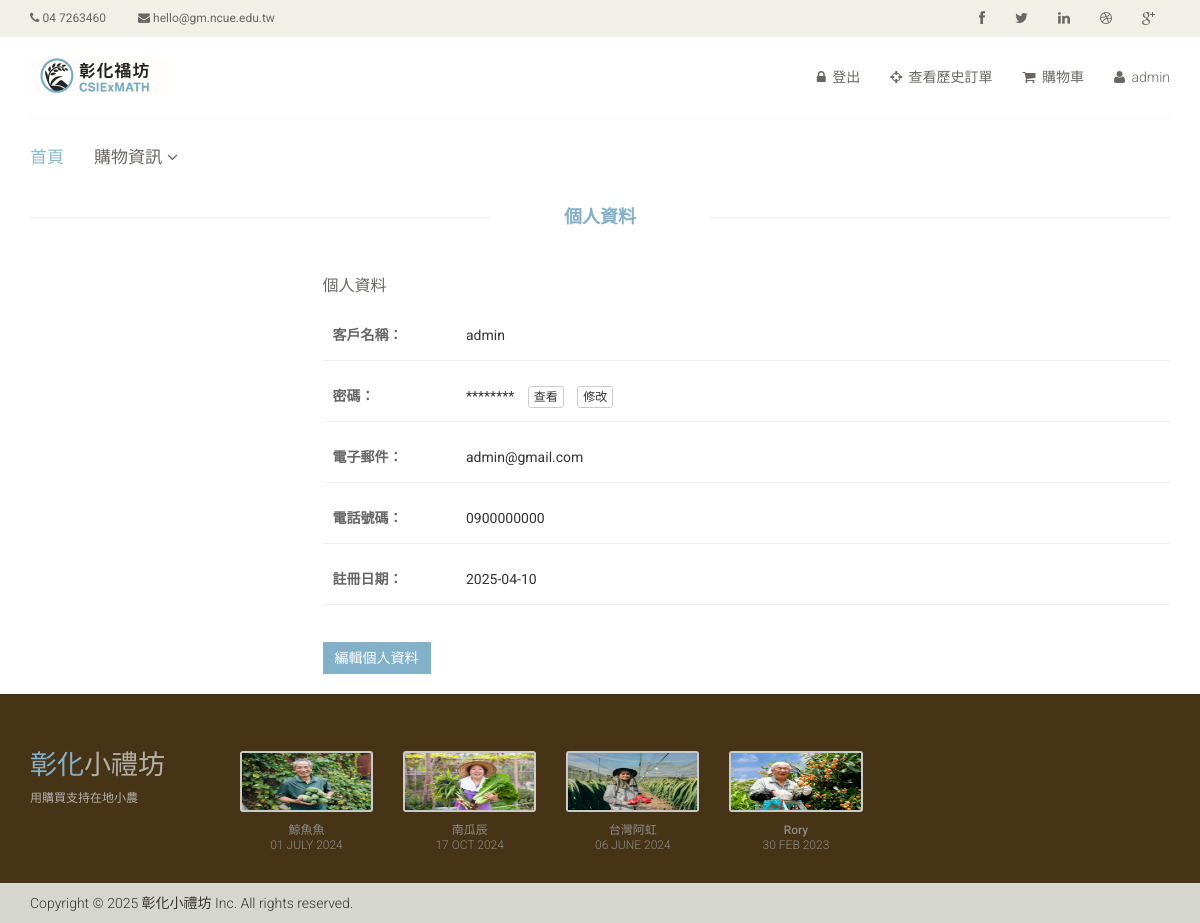
Screenshot of /profile.php (signed in) with the database file from the repository.
### tables this page shows
CREATE TABLE `members` (
  `member_id` varchar(255) NOT NULL,
  `username` varchar(255) NOT NULL,
  `email` varchar(255) DEFAULT NULL,
  `password` varchar(255) DEFAULT NULL,
  `phone` varchar(11) NOT NULL,
  `register_date` date NOT NULL
);

### profile.php (the view, shortened to what this page needs)
<?php
include('db_connection.php');
$username = $_SESSION['username'];
$query = "SELECT * FROM members WHERE username = '$username'";
$result = mysqli_query($conn, $query);
$user_data = mysqli_fetch_assoc($result);
?>
<!DOCTYPE html>
<html lang="en">
<head>
    <link href="css/bootstrap.min.css" rel="stylesheet">
    <link href="css/font-awesome.min.css" rel="stylesheet">
    <link href="css/prettyPhoto.css" rel="stylesheet">
    <link href="css/price-range.css" rel="stylesheet">
    <link href="css/animate.css" rel="stylesheet">
    <link href="css/main.css" rel="stylesheet">
    <link href="css/responsive.css" rel="stylesheet">
    <link href="css/personal_info.css" rel="stylesheet">
</head>
<body>
    <header id="header">
        <div class="header_top">
            <div class="container">
                <div class="row">
                    <div class="col-sm-6">
                        <div class="contactinfo">
                            <ul class="nav nav-pills">
                                <li><a href="#"><i class="fa fa-phone"></i> 04 7263460</a></li>
                                <li><a href="#"><i class="fa fa-envelope"></i> hello@gm.ncue.edu.tw</a></li>
                            </ul>
                        </div>
                    </div>
                    <div class="col-sm-6">
                        <div class="social-icons pull-right">
                            <ul class="nav navbar-nav">
                                <li><a href=""><i class="fa fa-facebook"></i></a></li>
                                <li><a href=""><i class="fa fa-twitter"></i></a></li>
                                <li><a href=""><i class="fa fa-linkedin"></i></a></li>
                                <li><a href=""><i class="fa fa-dribbble"></i></a></li>
                                <li><a href=""><i class="fa fa-google-plus"></i></a></li>
                            </ul>
                        </div>
                    </div>
                </div>
            </div>
        </div>
        <div class="header-middle">
            <div class="container">
                <div class="row">
                    <div class="col-sm-4">
                        <div class="logo pull-left">
                            <a href="index.php"><img src="images/home/logo.png" alt="" /></a>
                        </div>
                    </div>
                    <div class="col-sm-8">
                        <div class="shop-menu pull-right">
                            <ul class="nav navbar-nav">
                                <?php
								echo "<li><a href=\"logout.php\"><i class=\"fa fa-lock\"></i> 登出</a></li>";
								echo "<li><a href=\"historical_orders.php\"><i class=\"fa fa-crosshairs\"></i> 查看歷史訂單</a></li>";
								echo "<li><a href=\"cart.php\"><i class=\"fa fa-shopping-cart\"></i> 購物車</a></li>";
								echo "<li><a href=\"profile.php\"><i class=\"fa fa-user\"></i> " . $_SESSION['username'] . "</a></li>";
                                ?>
                            </ul>
                        </div>
                    </div>
                </div>
            </div>
        </div>
        <div class="header-bottom">
            <div class="container">
                <div class="row">
                    <div class="col-sm-9">
                        <div class="mainmenu pull-left">
                            <ul class="nav navbar-nav collapse navbar-collapse">
                                <li><a href="index.php" class="active">首頁</a></li>
                                <li class="dropdown"><a href="#">購物資訊<i class="fa fa-angle-down"></i></a>
                                </li>
                            </ul>
                        </div>
                    </div>
                    <div class="col-sm-3">
                    </div>
                </div>
            </div>
        </div>
    </header>
    <section>
        <div class="container">
            <div class="row">
                <h2 class="title text-center">個人資料</h2>
                <div class="col-sm-3">
                </div>
                <div class="col-sm-9">
                    <div class="blog-post-area">
                        <div class="single-blog-post">
                            <h3>個人資料</h3>
                            <div class="profile-info">
                                <div class="info-item">
                                    <label>客戶名稱：</label>
                                    <span><?php echo htmlspecialchars($user_data['username']); ?></span>
                                </div>
                                <div class="info-item">
                                    <label>密碼：</label>
                                    <span id="password">********</span>
                                    <button type="button" class="btn btn-xs btn-default" onclick="togglePassword()"
                                        data-password="<?php echo htmlspecialchars($user_data['password']); ?>">查看</button>
                                    <button type="button" class="btn btn-xs btn-default"
                                        onclick="togglePasswordForm()">修改</button>
                                </div>
                                <div class="info-item">
                                    <label>電子郵件：</label>
                                    <span><?php echo htmlspecialchars($user_data['email']); ?></span>
                                </div>
                                <div class="info-item">
                                    <label>電話號碼：</label>
                                    <span><?php echo htmlspecialchars($user_data['phone']); ?></span>
                                </div>
                                <div class="info-item">
                                    <label>註冊日期：</label>
                                    <span><?php echo htmlspecialchars($user_data['register_date']); ?></span>
                                </div>
                                <div class="action-buttons">
                                    <button type="button" class="btn btn-primary" onclick="toggleEditForm()">編輯個人資料</button>
                                </div>
                            </div>
                        </div>
                    </div>
                </div>
            </div>
        </div>
    </section>
    <footer id="footer">
        <div class="footer-top">
            <div class="container">
                <div class="row">
                    <div class="col-sm-2">
                        <div class="companyinfo">
                            <h2><span>彰化</span>小禮坊</h2>
                            <p>用購買支持在地小農</p>
                        </div>
                    </div>
                    <div class="col-sm-7">
                        <div class="col-sm-3">
                            <div class="video-gallery text-center">
                                <a href="images/home/iframe1.jpg">
                                    <div class="iframe-img">
                                        <img src="images/home/iframe1.jpg" alt="" />
                                    </div>
                                </a>
                                <p>鯨魚魚</p>
                                <h2>01 JULY 2024</h2>
                            </div>
                        </div>
                        <div class="col-sm-3">
                            <div class="video-gallery text-center">
                                <a href="images/home/iframe2.jpg">
                                    <div class="iframe-img">
                                        <img src="images/home/iframe2.jpg" alt="" />
                                    </div>
                                </a>
                                <p>南瓜辰</p>
                                <h2>17 OCT 2024</h2>
                            </div>
                        </div>
                        <div class="col-sm-3">
                            <div class="video-gallery text-center">
                                <a href="images/home/iframe3.jpg">
                                    <div class="iframe-img">
                                        <img src="images/home/iframe3.jpg" alt="" />
                                    </div>
                                </a>
                                <p>台灣阿虹</p>
                                <h2>06 JUNE 2024</h2>
                            </div>
                        </div>
                        <div class="col-sm-3">
                            <div class="video-gallery text-center">
                                <a href="images/home/iframe4.jpg">
                                    <div class="iframe-img">
                                        <img src="images/home/iframe4.jpg" alt="" />
                                    </div>
                                </a>
                                <p>Rory</p>
                                <h2>30 FEB 2023</h2>
                            </div>
                        </div>
                    </div>
                    <div class="col-sm-3">
                        <div class="address">
                        </div>
                    </div>
                </div>
            </div>
        </div>
        <div class="footer-bottom">
            <div class="container">
                <div class="row">
                    <p class="pull-left">Copyright © 2025 彰化小禮坊 Inc. All rights reserved.</p>
                </div>
            </div>
        </div>
    </footer>
</body>
</html>

### css/main.css (style rules this page uses)
body { font-family: 'Roboto', sans-serif; background:; position: relative; font-weight:400px; }
ul li { list-style: none; }
a { -webkit-transition: 300ms; -moz-transition: 300ms; -o-transition: 300ms; transition: 300ms; }
h1, h2, h3, h4, h5, h6 { font-family: 'Roboto', sans-serif; }
.header_top { background: none repeat scroll 0 0 #F0F0E9; }
.contactinfo ul li:first-child { margin-left: -15px; }
.contactinfo ul li a { font-size: 12px; color: #696763; font-family: 'Roboto', sans-serif; }
.social-icons ul li a { border: 0 none; border-radius: 0; color: #696763; padding:0px; }
.social-icons ul li { display:inline-block; }
.social-icons ul li a i { padding: 11px 15px; transition: all 0.9s ease 0s; -moz-transition: all 0.9s ease 0s; -webkit-transition: all 0.9s ease 0s; -o-transition: all 0.9s ease 0s; }
.header-middle .container .row { border-bottom: 1px solid #f5f5f5; margin-left: 0; margin-right: 0; padding-bottom: 20px; padding-top: 20px; }
.header-middle .container .row .col-sm-4 { padding-left: 0; }
.header-middle .container .row .col-sm-8 { padding-right:0; }
.shop-menu ul li { display:inline-block; padding-left: 15px; padding-right: 15px; }
.shop-menu ul li:last-child { padding-right: 0; }
.shop-menu ul li a { background: #FFFFFF; color: #696763; font-family: 'Roboto', sans-serif; font-size: 14px; font-weight: 300; padding:0; padding-right: 0; margin-top: 10px; }
.shop-menu ul li a i { margin-right:3px; }
.header-bottom { padding-bottom: 30px; padding-top: 30px; }
.navbar-collapse.collapse { padding-left: 0; }
.mainmenu ul li { padding-right: 15px; padding-left: 15px; }
.mainmenu ul li:first-child { padding-left: 0px; }
.mainmenu ul li a { color: #696763; font-family: 'Roboto', sans-serif; font-size: 17px; font-weight: 300; padding: 0; padding-bottom: 10px; }
.mainmenu ul li a:hover, .mainmenu ul li a.active, .shop-menu ul li a.active { background:none; color:#3b8eaa9b; }
.fa-angle-down { padding-left: 5px; }
#footer { background: #473417; }
.footer-top .container { border-bottom: 1px solid #473417; padding-bottom: 20px; }
.companyinfo { margin-top: 57px; }
.companyinfo h2 { color: #B4B1AB; font-family: abel; font-size: 27px; text-transform: uppercase; }
.companyinfo h2 span { color:#83B1C9; }
.companyinfo p { color: #B3B3AD; font-family: 'Roboto', sans-serif; font-size: 12px; font-weight: 300; }
.footer-top .col-sm-3 { overflow: hidden; }
.video-gallery { margin-top: 57px; position: inherit; }
.video-gallery a img { height: 100%; width: 100%; }
.iframe-img { position: relative; display: block; height: 61px; margin-bottom: 10px; border: 2px solid #CCCCC6; border-radius: 3px; }
.video-gallery p { color: #8C8C88; font-family: 'Roboto', sans-serif; font-size: 12px; font-weight: 500; margin-bottom:0px; }
.video-gallery h2 { color: #8c8c88; font-family: 'Roboto', sans-serif; font-size: 12px; font-weight: 300; text-transform:uppercase; margin-top:0px; }
.address { margin-top: 30px; position: relative; overflow: hidden; }
.footer-bottom { background: #D6D6D0; padding-top: 10px; }
.footer-bottom p { color: #363432; font-family: 'Roboto', sans-serif; font-weight: 300; margin-left: 15px; }
.left-sidebar h2:after, h2.title:after { content: " "; position: absolute; border: 1px solid #f5f5f5; bottom:8px; left: 0; width: 100%; height: 0; z-index: -2; }
h2.title:before { content: " "; position: absolute; background: #fff; bottom: -6px; width: 220px; height: 30px; z-index: -1; left: 50%; margin-left: -110px; }
h2.title { color: #83B1C9; font-family: 'Roboto', sans-serif; font-size: 18px; font-weight: 700; margin: 0 15px; text-transform: uppercase; margin-bottom: 30px; position: relative; }
.blog-post-area .single-blog-post h3 { color: #696763; font-size: 16px; font-family: 'Roboto',sans-serif; text-transform: uppercase; font-weight: 500; margin-bottom: 17px; }
.blog-post-area .single-blog-post .btn-primary { background:#83B1C9; border: medium none; border-radius: 0; color: #FFFFFF; margin-top: 17px; }
.btn.btn-primary { background:#83B1C9; border: 0 none; border-radius: 0; margin-top: 16px; }

### rows the page displays
members: username "admin", email "admin@gmail.com", phone "0900000000", register_date "2025-04-10"

### other values shown
$_SESSION['username'] "admin"
